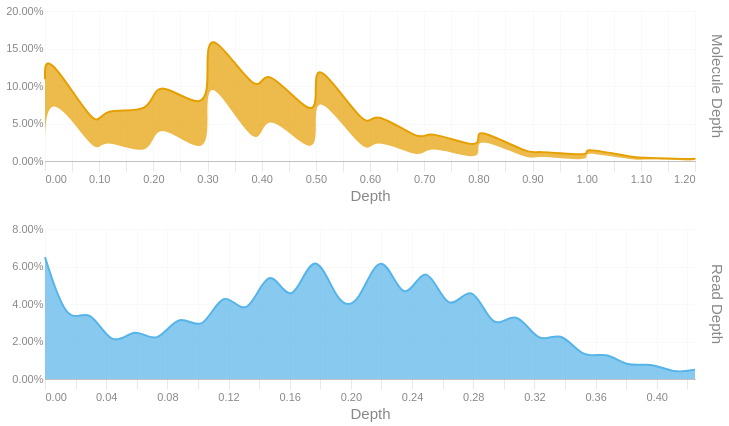

The notebook cell this image was saved under:
### Code cell
readdep = depth_hist(tb['Read Depth'], q99, 3)
readdep = readdep.with_columns(pl.lit('Read Depth').alias('Metric'))
if not SKIPLR:
    moldep = depth_hist(tb['Molecule Depth'], mol_q99, 1)
    moldep = moldep.with_columns(pl.lit('Molecule Depth').alias('Metric'))
    _hist = pl.concat([readdep, moldep])
    _hist = _hist.filter(pl.col('Proportion') != 0)
    with SafeRender(_hist):
        (
            alt.Chart(_hist)        
            .mark_area(interpolate = "basis")
            .encode(
                x=alt.X('Bin:Q').scale(domainMin=0).axis(alt.Axis(title='Depth')),
                y = alt.Y('Proportion:Q', title = None).axis(format = '.2%'),
                color = alt.Color('Metric:N').legend(None),
                row = alt.Row("Metric:N").header(title = None, labelOrient = 'right'),
                tooltip = [
                    alt.Tooltip("Metric:N", title = "Metric"),
                    alt.Tooltip('Interval:N', title = "Depth Interval"),
                    alt.Tooltip('Proportion:Q', title = "% Alignments").format('.2%')
                ]
            )
            .resolve_scale(x='independent', y='independent')
            .properties(
                height = 150, width = 650,
                usermeta={'embedOptions': {'downloadFileName': f'{samplename}.depth.hist'}}
            )
        ).display()
else:
    readdep = readdep.filter(pl.col('Proportion') != 0)
    with SafeRender(readdep):
        (
            alt.Chart(readdep)        
            .mark_area(interpolate = "basis")
            .encode(
                x=alt.X('Bin:Q').scale(domainMin=0).axis(alt.Axis(title='Depth')),
                y = alt.Y('Proportion:Q', title = None).axis(format = '.2%'),
                tooltip = [
                    alt.Tooltip('Interval:N', title = "Depth Interval"),
                    alt.Tooltip('Proportion:Q', title = "% Alignments").format('.2%')
                ]
            )
            .properties(
                usermeta={'embedOptions': {'downloadFileName': f'{samplename}.depth.hist'}}
            )
        ).display()

### Figure 1 — Vega-Lite specification as saved in the notebook (floating-point values rounded to 4 significant figures)
{"width": 650, "height": 150, "config": {"title": {"anchor": "start", "dy": -15, "fontSize": 18, "color": "#888888", "subtitleColor": "#888888", "subtitleFontSize": 14}, "arc": {"fill": "#0072B2"}, "axis": {"domainColor": "#888888", "domainWidth": 0.5, "gridWidth": 0.2, "grid": false, "titleFontWeight": 400, "titleFontSize": 15, "labelFontSize": 11, "labelColor": "#888888", "tickColor": "#888888", "tickWidth": 0.2, "titleColor": "#888888"}, "axisBand": {"grid": false}, "axisX": {"grid": true, "tickSize": 10, "domainCap": "round"}, "axisY": {"domain": false, "grid": true, "tickSize": 0, "domainCap": "round"}, "background": "transparent", "header": {"labelFontSize": 15, "labelColor": "#888888", "titleFontSize": 15, "titleFontWeight": 600, "titleColor": "#888888"}, "legend": {"labelFont": "sans-serif", "labelFontSize": 12, "labelColor": "#888888", "symbolSize": 100, "symbolType": "circle", "titleFontSize": 12, "titlePadding": 10, "titleColor": "#888888", "title": null}, "range": {"category": ["#E69F00", "#56B4E9", "#009E73", "#F0E442", "#0072B2", "#D55E00", "#CC79A7", "#000000"], "diverging": ["#cfe8f3", "#a2d4ec", "#73bfe2", "#46abdb", "#1696d2", "#12719e"]}, "area": {"fill": "#0072B2", "fillOpacity": 0.7, "line": true, "strokeOpacity": 0.7}, "line": {"color": "#0072B2", "stroke": "#0072B2", "strokeWidth": 2}, "trail": {"color": "#0072B2", "stroke": "#0072B2", "strokeWidth": 0, "size": 1}, "point": {"filled": true, "fillOpacity": 1.0, "size": 95}, "text": {"color": "#888888", "fontSize": 11, "align": "right", "fontWeight": 400, "size": 11}, "bar": {"fill": "#0072B2", "stroke": null}, "view": {"stroke": null, "continuousWidth": 660, "continuousHeight": 400}}, "data": {"name": "data-9ed3fef11ea69197e3dbff5dbcb38a5e"}, "mark": {"type": "area", "interpolate": "basis"}, "encoding": {"color": {"field": "Metric", "legend": null, "type": "nominal"}, "row": {"field": "Metric", "header": {"title": null, "labelOrient": "right"}, "type": "nominal"}, "tooltip": [{"field": "Metric", "title": "Metric", "type": "nominal"}, {"field": "Interval", "title": "Depth Interval", "type": "nominal"}, {"field": "Proportion", "format": ".2%", "title": "% Alignments", "type": "quantitative"}], "x": {"axis": {"title": "Depth"}, "field": "Bin", "scale": {"domainMin": 0}, "type": "quantitative"}, "y": {"axis": {"format": ".2%"}, "field": "Proportion", "title": null, "type": "quantitative"}}, "resolve": {"scale": {"x": "independent", "y": "independent"}}, "usermeta": {"embedOptions": {"downloadFileName": "TF26LRJL0028_5B_10484332_23Y22YLT4_L7.depth.hist"}}, "$schema": "https://vega.github.io/schema/vega-lite/v6.4.1.json", "datasets": {"data-9ed3fef11ea69197e3dbff5dbcb38a5e": [{"Bin": 0.0, "Interval": "0.0-0.015", "Proportion": 0.065, "Metric": "Read Depth"}, {"Bin": 0.015, "Interval": "0.015-0.029", "Proportion": 0.027, "Metric": "Read Depth"}, {"Bin": 0.029, "Interval": "0.029-0.044", "Proportion": 0.04, "Metric": "Read Depth"}, {"Bin": 0.044, "Interval": "0.044-0.059", "Proportion": 0.015, "Metric": "Read Depth"}, {"Bin": 0.059, "Interval": "0.059-0.073", "Proportion": 0.029, "Metric": "Read Depth"}, {"Bin": 0.073, "Interval": "0.073-0.088", "Proportion": 0.017, "Metric": "Read Depth"}, {"Bin": 0.088, "Interval": "0.088-0.103", "Proportion": 0.037, "Metric": "Read Depth"}, {"Bin": 0.103, "Interval": "0.103-0.117", "Proportion": 0.023, "Metric": "Read Depth"}, {"Bin": 0.117, "Interval": "0.117-0.132", "Proportion": 0.051, "Metric": "Read Depth"}, {"Bin": 0.132, "Interval": "0.132-0.147", "Proportion": 0.029, "Metric": "Read Depth"}, {"Bin": 0.147, "Interval": "0.147-0.161", "Proportion": 0.065, "Metric": "Read Depth"}, {"Bin": 0.161, "Interval": "0.161-0.176", "Proportion": 0.034, "Metric": "Read Depth"}, {"Bin": 0.176, "Interval": "0.176-0.191", "Proportion": 0.074, "Metric": "Read Depth"}, {"Bin": 0.191, "Interval": "0.191-0.205", "Proportion": 0.039, "Metric": "Read Depth"}, {"Bin": 0.205, "Interval": "0.205-0.22", "Proportion": 0.038, "Metric": "Read Depth"}, {"Bin": 0.22, "Interval": "0.22-0.235", "Proportion": 0.074, "Metric": "Read Depth"}, {"Bin": 0.235, "Interval": "0.235-0.249", "Proportion": 0.035, "Metric": "Read Depth"}, {"Bin": 0.249, "Interval": "0.249-0.264", "Proportion": 0.067, "Metric": "Read Depth"}, {"Bin": 0.264, "Interval": "0.264-0.279", "Proportion": 0.031, "Metric": "Read Depth"}, {"Bin": 0.279, "Interval": "0.279-0.293", "Proportion": 0.055, "Metric": "Read Depth"}, {"Bin": 0.293, "Interval": "0.293-0.308", "Proportion": 0.023, "Metric": "Read Depth"}, {"Bin": 0.308, "Interval": "0.308-0.323", "Proportion": 0.039, "Metric": "Read Depth"}, {"Bin": 0.323, "Interval": "0.323-0.337", "Proportion": 0.017, "Metric": "Read Depth"}, {"Bin": 0.337, "Interval": "0.337-0.352", "Proportion": 0.027, "Metric": "Read Depth"}, {"Bin": 0.352, "Interval": "0.352-0.367", "Proportion": 0.01, "Metric": "Read Depth"}, {"Bin": 0.367, "Interval": "0.367-0.381", "Proportion": 0.015, "Metric": "Read Depth"}, {"Bin": 0.381, "Interval": "0.381-0.396", "Proportion": 0.006, "Metric": "Read Depth"}, {"Bin": 0.396, "Interval": "0.396-0.411", "Proportion": 0.009, "Metric": "Read Depth"}, {"Bin": 0.411, "Interval": "0.411-0.425", "Proportion": 0.003, "Metric": "Read Depth"}, {"Bin": 0.425, "Interval": "0.425-0.44", "Proportion": 0.005, "Metric": "Read Depth"}, {"Bin": 0.0, "Interval": "0.0-0.0", "Proportion": 0.109, "Metric": "Molecule Depth"}, {"Bin": 0.0, "Interval": "0.0-0.1", "Proportion": 0.043, "Metric": "Molecule Depth"}, {"Bin": 0.1, "Interval": "0.1-0.1", "Proportion": 0.035, "Metric": "Molecule Depth"}, {"Bin": 0.1, "Interval": "0.1-0.2", "Proportion": 0.039, "Metric": "Molecule Depth"}, {"Bin": 0.2, "Interval": "0.2-0.2", "Proportion": 0.06, "Metric": "Molecule Depth"}, {"Bin": 0.2, "Interval": "0.2-0.3", "Proportion": 0.055, "Metric": "Molecule Depth"}, {"Bin": 0.3, "Interval": "0.3-0.3", "Proportion": 0.06, "Metric": "Molecule Depth"}, {"Bin": 0.3, "Interval": "0.3-0.3", "Proportion": 0.063, "Metric": "Molecule Depth"}, {"Bin": 0.3, "Interval": "0.3-0.4", "Proportion": 0.062, "Metric": "Molecule Depth"}, {"Bin": 0.4, "Interval": "0.4-0.4", "Proportion": 0.077, "Metric": "Molecule Depth"}, {"Bin": 0.4, "Interval": "0.4-0.5", "Proportion": 0.058, "Metric": "Molecule Depth"}, {"Bin": 0.5, "Interval": "0.5-0.5", "Proportion": 0.05, "Metric": "Molecule Depth"}, {"Bin": 0.5, "Interval": "0.5-0.5", "Proportion": 0.047, "Metric": "Molecule Depth"}, {"Bin": 0.5, "Interval": "0.5-0.6", "Proportion": 0.042, "Metric": "Molecule Depth"}, {"Bin": 0.6, "Interval": "0.6-0.6", "Proportion": 0.035, "Metric": "Molecule Depth"}, {"Bin": 0.6, "Interval": "0.6-0.7", "Proportion": 0.037, "Metric": "Molecule Depth"}, {"Bin": 0.7, "Interval": "0.7-0.7", "Proportion": 0.023, "Metric": "Molecule Depth"}, {"Bin": 0.7, "Interval": "0.7-0.8", "Proportion": 0.02, "Metric": "Molecule Depth"}, {"Bin": 0.8, "Interval": "0.8-0.8", "Proportion": 0.016, "Metric": "Molecule Depth"}, {"Bin": 0.8, "Interval": "0.8-0.8", "Proportion": 0.016, "Metric": "Molecule Depth"}, {"Bin": 0.8, "Interval": "0.8-0.9", "Proportion": 0.011, "Metric": "Molecule Depth"}, {"Bin": 0.9, "Interval": "0.9-0.9", "Proportion": 0.008, "Metric": "Molecule Depth"}, {"Bin": 0.9, "Interval": "0.9-1.0", "Proportion": 0.006, "Metric": "Molecule Depth"}, {"Bin": 1.0, "Interval": "1.0-1.0", "Proportion": 0.007, "Metric": "Molecule Depth"}, {"Bin": 1.0, "Interval": "1.0-1.0", "Proportion": 0.005, "Metric": "Molecule Depth"}, {"Bin": 1.0, "Interval": "1.0-1.1", "Proportion": 0.005, "Metric": "Molecule Depth"}, {"Bin": 1.1, "Interval": "1.1-1.1", "Proportion": 0.003, "Metric": "Molecule Depth"}, {"Bin": 1.1, "Interval": "1.1-1.2", "Proportion": 0.002, "Metric": "Molecule Depth"}, {"Bin": 1.2, "Interval": "1.2-1.2", "Proportion": 0.002, "Metric": "Molecule Depth"}, {"Bin": 1.2, "Interval": "1.2-1.26", "Proportion": 0.002, "Metric": "Molecule Depth"}]}}
